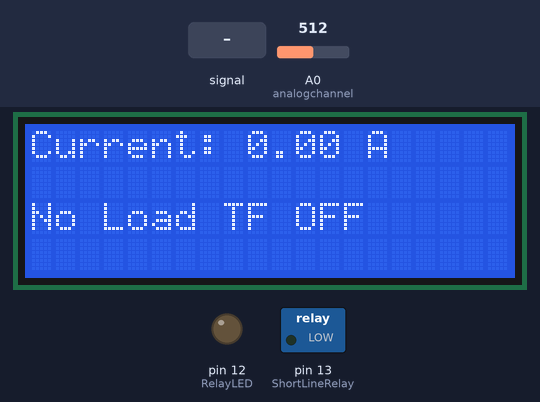
Recording of a sketch running on a simulated Arduino Uno, built with avr-gcc and run on an emulated ATmega328P. Parts: 20×4 character LCD, switched loads named in the sketch (green lamp = pin HIGH), output pins drawn as LEDs (lit = HIGH). The test bench sets the inputs (shaded band); at power-on: A0 (analogchannel) = 512. What the sketch prints to the serial monitor is not drawn.

Above: at 1.7 s.
1.8 s: A0 (analogchannel) fed a 2 Hz sine of ±306 counts around its level
At 2.28 s:
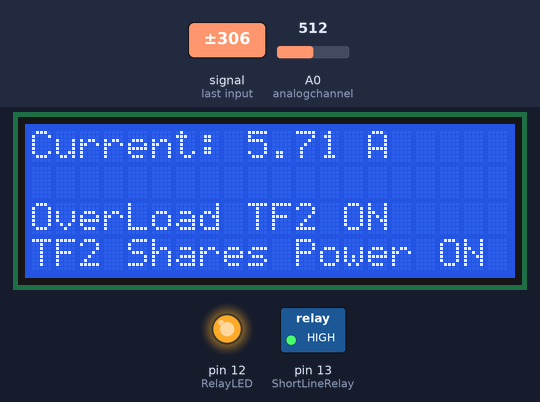
4.5 s: A0 (analogchannel) set to 540
At 5.6 s:
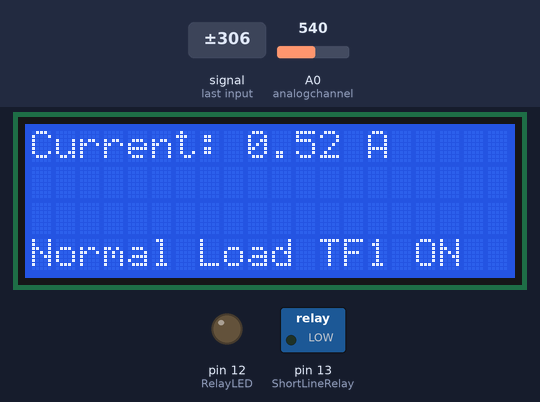
6.0 s: A0 (analogchannel) set to 520
At 6.8 s:
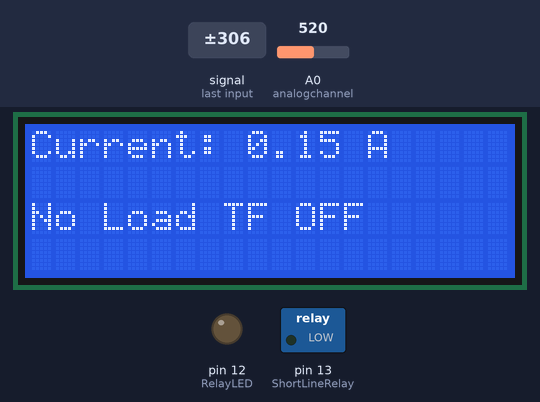
7.8 s: A0 (analogchannel) set to 511
At 9.3 s:
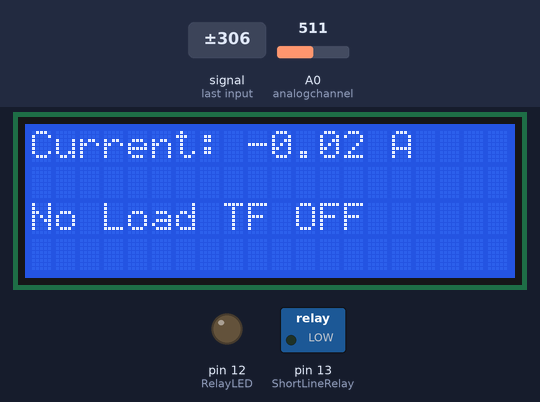
Timing chart, 0 to 10.6 s (numbered marks = the images above; inputs shaded):
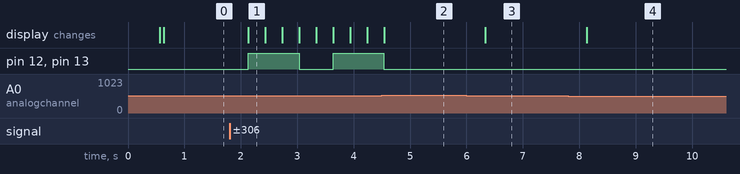

Measured:
- after the input at 1.8 s, pin 12 (RelayLED), pin 13 (ShortLineRelay): LOW → HIGH after 0.34 s, → LOW 0.90 s later, → HIGH 0.60 s later; the display: changes after 0.34 s (image 1)
- after the input at 4.5 s, pin 12 (RelayLED), pin 13 (ShortLineRelay): goes on until 4.5 s, then stays LOW; the display: changes at once (image 2)
- after the input at 6.0 s, the display: changes after 0.33 s (image 3)
- after the input at 7.8 s, the display: changes after 0.33 s (image 4)

The sketch:

load_shedding_v2_update.ino
```cpp
#include <LiquidCrystal.h> // Library for LCD
LiquidCrystal lcd(2, 3, 4, 5, 6, 7);

#define ShortLineRelay 13
#define RelayLED 12
#define analogchannel A0 // Connect current sensor

int sensitivity = 185; // ACS713-05B has 185mV/A
int offsetvoltage = 2500; // 2.5V in millivolts

float adcvalue = 0;
double Voltage = 0;
double ecurrent = 0;
unsigned long previousMillis = 0; // Timer variable
const long interval = 300; // Update every 300ms

void setup() {
  pinMode(ShortLineRelay, OUTPUT);
  pinMode(RelayLED, OUTPUT);
  Serial.begin(9600);
  lcd.begin(20, 4);
  lcd.setCursor(0, 0);
  lcd.print("GEC BANKA");
  lcd.setCursor(0, 1);
  lcd.print("Auto Load Sharing TF");
  delay(500);
  lcd.clear();
}

void loop() {
  unsigned long currentMillis = millis();

  if (currentMillis - previousMillis >= interval) {
    previousMillis = currentMillis; // Reset the timer

    unsigned int temp = 0;
    float maxpoint = 0;

    for (int i = 0; i < 500; i++) {
      temp = analogRead(analogchannel);
      if (temp > maxpoint) {
        maxpoint = temp;
      }
    }

    adcvalue = maxpoint;
    Voltage = (adcvalue / 1024.0) * 5000;
    ecurrent = ((Voltage - offsetvoltage) / sensitivity) / sqrt(2);

    Serial.print("Raw Value = ");
    Serial.println(adcvalue);

    lcd.clear();
    lcd.setCursor(0, 0);
    lcd.print("Current: ");
    lcd.print(ecurrent, 2);
    lcd.print(" A");

    if (adcvalue >= 500 && adcvalue <= 530) {
      lcd.setCursor(0, 2);
      lcd.print("No Load TF OFF");
      digitalWrite(ShortLineRelay, LOW);
      digitalWrite(RelayLED, LOW);

       } else if (adcvalue >= 540 && adcvalue < 570) {
      lcd.setCursor(0, 3);
      lcd.print("Normal Load TF1 ON");
      digitalWrite(ShortLineRelay, LOW);
      digitalWrite(RelayLED, LOW);

    } else if (adcvalue >= 608 && adcvalue < 620) {
      lcd.setCursor(0, 3);
      lcd.print("Balanced Load TF1 ON");
      digitalWrite(ShortLineRelay, LOW);
      digitalWrite(RelayLED, LOW);

    } else if (adcvalue >= 650) {
      lcd.setCursor(0, 2);
      lcd.print("OverLoad TF2 ON");
      lcd.setCursor(0, 3);
      lcd.print("TF2 Shares Power ON");
      digitalWrite(ShortLineRelay, HIGH);
      digitalWrite(RelayLED, HIGH);
    }
  }
}
```
